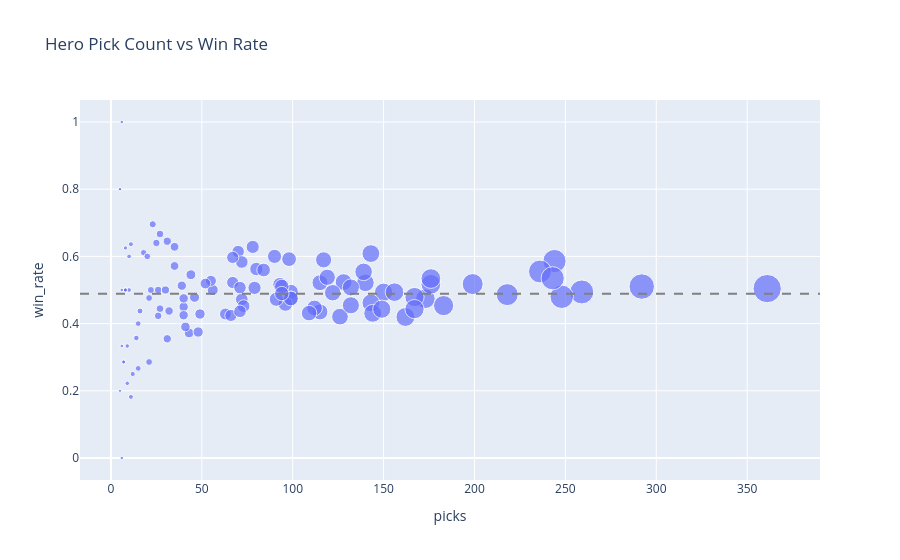

The notebook cell saved with this chart:
### Code cell
fig = px.scatter(
    hero_winrate,
    x="picks",
    y="win_rate",
    hover_name="hero_name",
    size="picks",
    title="Hero Pick Count vs Win Rate"
)
fig.add_hline(y=hero_winrate["win_rate"].mean(), line_dash="dash", line_color="gray")
fig.show()

### Figure 1 — Plotly figure (JSON) as saved in the notebook; plotly's stock layout.template omitted (floating-point values rounded to 4 significant figures)
{"data": [{"hovertemplate": "<b>%{hovertext}</b><br><br>picks=%{marker.size}<br>win_rate=%{y}<extra></extra>", "hovertext": ["Abaddon", "Alchemist", "Ancient Apparition", "Anti-Mage", "Axe", "Bane", "Batrider", "Beastmaster", "Bounty Hunter", "Brewmaster", "Bristleback", "Broodmother", "Centaur Warrunner", "Chen", "Clinkz", "Clockwerk", "Crystal Maiden", "Dark Seer", "Dark Willow", "Dawnbreaker", "Dazzle", "Disruptor", "Doom", "Dragon Knight", "Drow Ranger", "Earth Spirit", "Earthshaker", "Elder Titan", "Ember Spirit", "Enchantress", "Enigma", "Faceless Void", "Grimstroke", "Gyrocopter", "Hoodwink", "Huskar", "Invoker", "Jakiro", "Juggernaut", "Keeper of the Light", "Kez", "Kunkka", "Largo", "Legion Commander", "Leshrac", "Lifestealer", "Lina", "Lion", "Lone Druid", "Luna", "Lycan", "Marci", "Mars", "Medusa", "Meepo", "Mirana", "Monkey King", "Morphling", "Muerta", "Naga Siren", "Nature's Prophet", "Necrophos", "Night Stalker", "Nyx Assassin", "Ogre Magi", "Omniknight", "Pangolier", "Phantom Assassin", "Phantom Lancer", "Phoenix", "Primal Beast", "Puck", "Pudge", "Pugna", "Queen of Pain", "Razor", "Riki", "Ringmaster", "Rubick", "Sand King", "Shadow Demon", "Shadow Fiend", "Shadow Shaman", "Silencer", "Skywrath Mage", "Slardar", "Slark", "Snapfire", "Sniper", "Spirit Breaker", "Storm Spirit", "Sven", "Techies", "Templar Assassin", "Terrorblade", "Tidehunter", "Timbersaw", "Tinker", "Tiny", "Treant Protector", "Troll Warlord", "Tusk", "Underlord", "Undying", "Ursa", "Venomancer", "Viper", "Void Spirit", "Warlock", "Weaver", "Windranger", "Winter Wyvern", "Witch Doctor"], "legendgroup": "", "marker": {"color": "#636efa", "size": [150, 21, 32, 8, 143, 98, 173, 144, 67, 40, 99, 18, 244, 176, 44, 115, 14, 40, 63, 9, 43, 126, 56, 259, 5, 25, 26, 8, 143, 72, 40, 23, 20, 199, 236, 55, 78, 361, 93, 39, 140, 21, 80, 5, 112, 15, 10, 35, 6, 11, 35, 79, 248, 31, 11, 30, 70, 41, 90, 72, 94, 7, 27, 49, 5, 9, 167, 6, 6, 99, 139, 183, 46, 128, 149, 73, 8, 132, 8, 84, 243, 117, 67, 12, 71, 176, 16, 162, 22, 52, 167, 48, 15, 96, 99, 115, 132, 10, 122, 27, 66, 292, 91, 31, 156, 26, 94, 109, 218, 71, 119, 6, 7], "sizemode": "area", "sizeref": 0.9025, "symbol": "circle"}, "mode": "markers", "name": "", "orientation": "v", "showlegend": false, "type": "scatter", "x": [150, 21, 32, 8, 143, 98, 173, 144, 67, 40, 99, 18, 244, 176, 44, 115, 14, 40, 63, 9, 43, 126, 56, 259, 5, 25, 26, 8, 143, 72, 40, 23, 20, 199, 236, 55, 78, 361, 93, 39, 140, 21, 80, 5, 112, 15, 10, 35, 6, 11, 35, 79, 248, 31, 11, 30, 70, 41, 90, 72, 94, 7, 27, 49, 5, 9, 167, 6, 6, 99, 139, 183, 46, 128, 149, 73, 8, 132, 8, 84, 243, 117, 67, 12, 71, 176, 16, 162, 22, 52, 167, 48, 15, 96, 99, 115, 132, 10, 122, 27, 66, 292, 91, 31, 156, 26, 94, 109, 218, 71, 119, 6, 7], "xaxis": "x", "y": [0.4933, 0.4762, 0.4375, 0.5, 0.4615, 0.5918, 0.474, 0.4306, 0.5224, 0.45, 0.4949, 0.6111, 0.5861, 0.517, 0.5455, 0.4348, 0.3571, 0.475, 0.4286, 0.2222, 0.3721, 0.4206, 0.5, 0.4942, 0.8, 0.64, 0.5, 0.5, 0.6084, 0.4722, 0.425, 0.6957, 0.6, 0.5176, 0.5551, 0.5273, 0.6282, 0.5042, 0.5161, 0.5128, 0.5214, 0.2857, 0.5625, 0.8, 0.4464, 0.4, 0.5, 0.6286, 0.3333, 0.1818, 0.5714, 0.5063, 0.4798, 0.6452, 0.6364, 0.5, 0.6143, 0.3902, 0.6, 0.5833, 0.5106, 0.2857, 0.4444, 0.4286, 0.2, 0.3333, 0.479, 0.5, 0.0, 0.4747, 0.554, 0.4536, 0.4783, 0.5234, 0.443, 0.4521, 0.625, 0.5076, 0.5, 0.5595, 0.535, 0.5897, 0.597, 0.25, 0.507, 0.5341, 0.4375, 0.4198, 0.5, 0.5192, 0.4431, 0.375, 0.2667, 0.4583, 0.4747, 0.5217, 0.4545, 0.6, 0.4918, 0.6667, 0.4242, 0.5103, 0.4725, 0.3548, 0.4936, 0.4231, 0.4894, 0.4312, 0.4862, 0.4366, 0.5378, 1.0, 0.2857], "yaxis": "y"}], "layout": {"legend": {"itemsizing": "constant", "tracegroupgap": 0}, "shapes": [{"line": {"color": "gray", "dash": "dash"}, "type": "line", "x0": 0, "x1": 1, "xref": "x domain", "y0": 0.4887, "y1": 0.4887, "yref": "y"}], "title": {"text": "Hero Pick Count vs Win Rate"}, "xaxis": {"anchor": "y", "domain": [0, 1], "title": {"text": "picks"}}, "yaxis": {"anchor": "x", "domain": [0, 1], "title": {"text": "win_rate"}}}}
